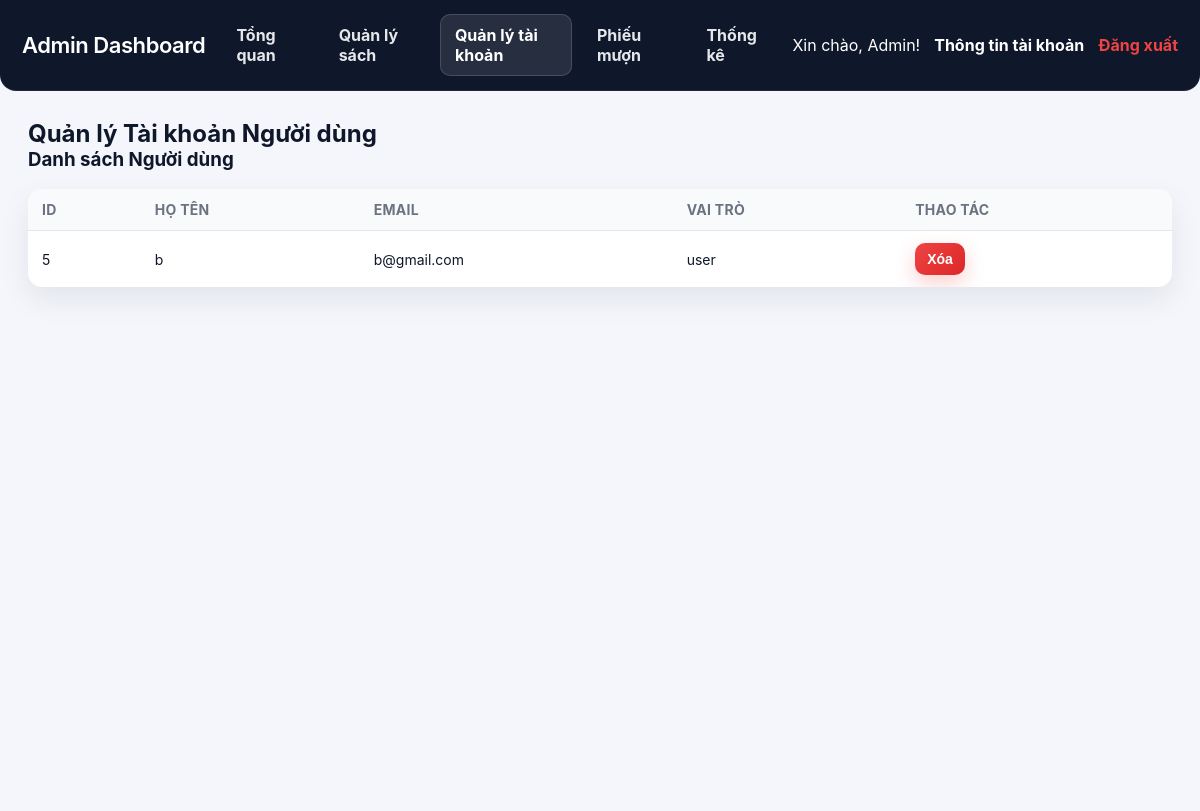
/admin_users.php (signed in), run on the app's committed database.
### tables this page shows
CREATE TABLE `taikhoan` (
  `IDTaiKhoan` int(11) NOT NULL,
  `HoTen` varchar(100) NOT NULL,
  `Email` varchar(100) NOT NULL,
  `MatKhau` varchar(255) NOT NULL,
  `VaiTro` enum('user','admin') DEFAULT 'user'
);

### admin_users.php (the view, shortened to what this page needs)
<?php
$conn = getConn();
$query = "SELECT
    IDTaiKhoan AS id,
    HoTen AS username,
    Email,
    VaiTro AS role
FROM taikhoan
WHERE VaiTro = 'user'
ORDER BY IDTaiKhoan DESC";
$res = $conn->query($query);
$users = [];
while($r = $res->fetch_assoc()) $users[] = $r;
$admin_username = htmlspecialchars($_SESSION['username'] ?? 'Admin');
?>
<!doctype html>
<html lang="vi">
<head>
  <link rel="stylesheet" href="css/style.css"/>
</head>
<body>
<header class="app-header">
<h1 class="logo" ><a class="logo-link" href="admin.php">Admin Dashboard</a></h1>
    <nav class="admin-menu">
        <a href="admin.php">Tổng quan</a>
        <a href="admin_books.php">Quản lý sách</a>
        <a href="admin_users.php" class="active">Quản lý tài khoản</a>
        <a href="admin_loans.php">Phiếu mượn</a>
        <a href="admin_stats.php">Thống kê</a>
    </nav>
    <div class="admin-user-actions">
        <span class="">Xin chào, <?= $admin_username ?>!</span>
        <a class="logout-link" href="admin_profile.php">Thông tin tài khoản</a>
        <a class="logout-link" href="php/logout.php">Đăng xuất</a>
    </div>
</header>
<main class="admin-section">
    <h2>Quản lý Tài khoản Người dùng</h2>
    <h3>Danh sách Người dùng</h3>
    <table class="admin-table">
        <thead>
            <tr>
                <th>ID</th>
                <th>Họ Tên</th>
                <th>Email</th>
                <th>Vai Trò</th>
                <th>Thao tác</th>
            </tr>
        </thead>
        <tbody>
            <?php if (empty($users)): ?>
                <tr>
                    <td colspan="5">Không có tài khoản người dùng nào.</td>
                </tr>
            <?php else: ?>
                <?php foreach ($users as $user): ?>
                    <tr>
                        <td><?= htmlspecialchars($user['id']) ?></td>
                        <td><?= htmlspecialchars($user['username']) ?></td>
                        <td><?= htmlspecialchars($user['Email']) ?></td>
                        <td><?= htmlspecialchars($user['role']) ?></td>
                        <td>
                            <form action="php/admin_users_action.php" method="post" onsubmit="return confirm('Bạn có chắc chắn muốn xóa tài khoản này?');">
                                <button type="submit" class="btn danger sm">Xóa</button>
                            </form>
                        </td>
                    </tr>
                <?php endforeach; ?>
            <?php endif; ?>
        </tbody>
    </table>
</main>
</body>
</html>

### css/style.css (style rules this page uses)
:root { --primary: #2563eb; --primary-dark: #1d4ed8; --accent: #f97316; --bg: #f5f7fb; --card: #ffffff; --text: #0f172a; --muted: #6b7280; --border: #e5e7eb; --shadow: 0 12px 30px rgba(15, 23, 42, 0.08); --radius: 14px; --success: #22c55e; --error: #ef4444; }
* { box-sizing: border-box; }
body { margin: 0; font-family: "Inter", "Segoe UI", Arial, sans-serif; background: radial-gradient(circle at 20% 20%, #eef2ff 0, transparent 25%), radial-gradient(circle at 80% 0%, #e0f2fe 0, transparent 30%), var(--bg); color: var(--text); min-height: 100vh; }
a { color: var(--primary); text-decoration: none; font-weight: 600; }
h1, h2, h3, h4 { margin: 0; color: var(--text); }
.btn { display: inline-flex; justify-content: center; align-items: center; gap: 8px; border: none; border-radius: 10px; padding: 12px 14px; font-size: 15px; font-weight: 700; cursor: pointer; transition: transform 0.1s ease, box-shadow 0.15s ease; }
.btn.sm { padding: 8px 12px; font-size: 14px; }
.btn.danger { background: linear-gradient(135deg, var(--error), #dc2626); color: #fff; box-shadow: 0 8px 20px rgba(239, 68, 68, 0.25); }
.app-header { background: var(--card); border-bottom: 1px solid var(--border); padding: 16px 24px; display: flex; align-items: center; gap: 20px; justify-content: space-between; position: sticky; top: 0; z-index: 10; }
.app-header .logo { font-size: 22px; font-weight: 800; letter-spacing: -0.02em; }
.logo-link { color: inherit; text-decoration: none; }
.logout-link { color: var(--error); font-weight: 700; }
.admin-user-actions { display: flex; align-items: center; gap: 12px; }
.admin-menu { display: flex; gap: 10px; }
.admin-menu a { padding: 10px 14px; border-radius: 10px; font-weight: 700; color: var(--text); border: 1px solid transparent; }
.admin-menu a.active { background: #eef2ff; color: var(--primary-dark); border-color: #e0e7ff; }
.admin-section { padding: 28px; background: var(--bg); min-height: calc(100vh - 80px); }
.admin-table { width: 100%; border-collapse: collapse; margin-top: 18px; background: var(--card); border-radius: 12px; overflow: hidden; box-shadow: 0 8px 18px rgba(15, 23, 42, 0.06); }
.admin-table th, .admin-table td { padding: 12px 14px; border-bottom: 1px solid var(--border); text-align: left; font-size: 14px; }
.admin-table th { background: #f8fafc; color: var(--muted); text-transform: uppercase; letter-spacing: 0.02em; }
.admin-table tbody tr:last-child td { border-bottom: none; }
:root { --primary: #2563eb; --primary-dark: #1d4ed8; --bg: #f4f6fb; --card: #ffffff; --text: #0f172a; --muted: #6b7280; --border: #e5e7eb; --shadow: 0 12px 30px rgba(15, 23, 42, 0.08); --radius: 14px; --success: #16a34a; --error: #ef4444; }
body { background: radial-gradient(circle at 20% 20%, #e0ebff 0, transparent 25%), radial-gradient(circle at 80% 0%, #e5f7ff 0, transparent 30%), var(--bg); color: var(--text); font-family: "Inter", "Segoe UI", Arial, sans-serif; }
.app-header { background: #0f172a; color: #fff; border-bottom: 1px solid rgba(255,255,255,0.08); border-radius: 0 0 16px 16px; padding: 14px 22px; overflow: visible; position: relative; display: grid; grid-template-columns: auto 1fr auto; gap: 16px; align-items: center; }
.app-header .logo { color: #fff; }
.admin-menu a, .user-header .logout-link { color: #e5e7eb; }
.admin-menu a.active { background: rgba(255,255,255,0.1); color: #fff; border-color: rgba(255,255,255,0.15); }
.app-header .logout-link, .user-header .logout-link { color: #fff; }
.app-header a[href*="logout.php"], .user-header a[href*="logout.php"] { color: var(--error); }
.user-actions, .admin-user-actions { display: flex; align-items: center; gap: 14px; }
.btn { border-radius: 10px; font-weight: 700; box-shadow: 0 10px 20px rgba(37,99,235,0.18); }
.btn.danger { background: linear-gradient(135deg, var(--error), #dc2626); color: #fff; box-shadow: 0 8px 20px rgba(239,68,68,0.25); }
.admin-table { border-radius: var(--radius); box-shadow: var(--shadow); overflow: hidden; }

### data on the page
taikhoan: IDTaiKhoan "5", HoTen "b", Email "b@gmail.com", VaiTro "user"

### other printed values
$admin_username "Admin"
